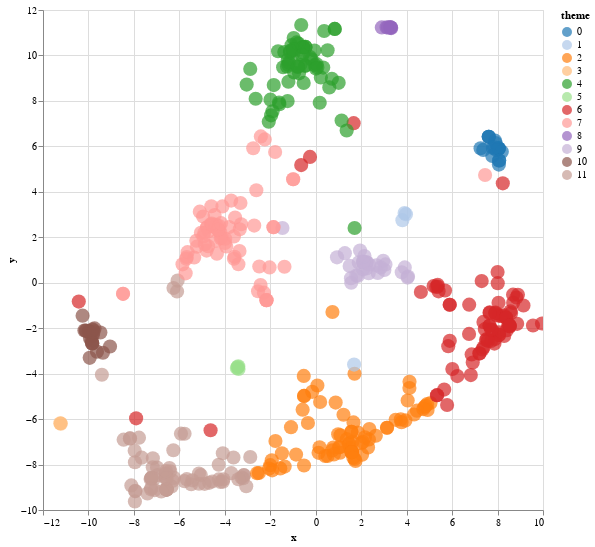

The notebook cell saved with this chart:
### Code cell
#On visualise les données en réduisant la dimension avec la t-SNE
docs_tsne_th = TSNE(n_components=2, learning_rate='auto',
                  init='pca', metric='cosine', perplexity=50.0).fit_transform(lda_topics_th)
print(docs_tsne_th.shape)

data_th = pd.DataFrame({'x': docs_tsne_th[:,0],
                        'y': docs_tsne_th[:,1],
                        #'theme': df['theme']})
                        'theme': dominant_topics })

alt.data_transformers.disable_max_rows()
alt.Chart(data_th[:]).mark_circle(size=200).encode(
    x="x", 
    y="y", 
    color=alt.Color('theme:N', scale=alt.Scale(scheme='category20')),
    tooltip=['theme']
).interactive().properties(
    width=500,
    height=500
)

### Figure 1 — Vega-Lite specification as saved in the notebook (floating-point values rounded to 4 significant figures; data arrays with more than 128 entries replaced by an {"elided": "..."} marker saying what was removed)
{"config": {"view": {"continuousWidth": 300, "continuousHeight": 300}}, "data": {"name": "data-e6d745d2086bea37ac457ffa09f6a80d"}, "mark": {"type": "circle", "size": 200}, "encoding": {"color": {"field": "theme", "scale": {"scheme": "category20"}, "type": "nominal"}, "tooltip": [{"field": "theme", "type": "quantitative"}], "x": {"field": "x", "type": "quantitative"}, "y": {"field": "y", "type": "quantitative"}}, "height": 500, "params": [{"name": "param_9", "select": {"type": "interval", "encodings": ["x", "y"]}, "bind": "scales"}], "width": 500, "$schema": "https://vega.github.io/schema/vega-lite/v5.20.1.json", "datasets": {"data-e6d745d2086bea37ac457ffa09f6a80d": {"elided": "457 records"}}}
